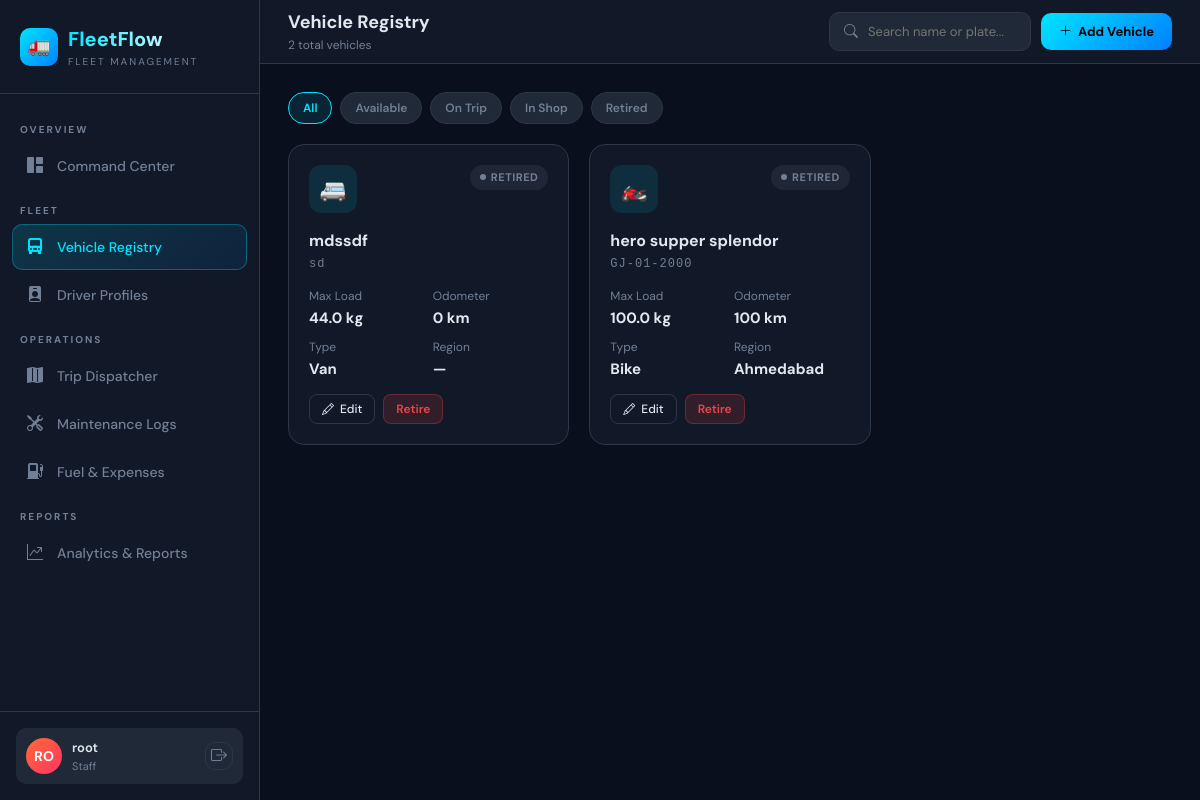
/vehicles/ (signed in), run on an earlier commit of the app's database.
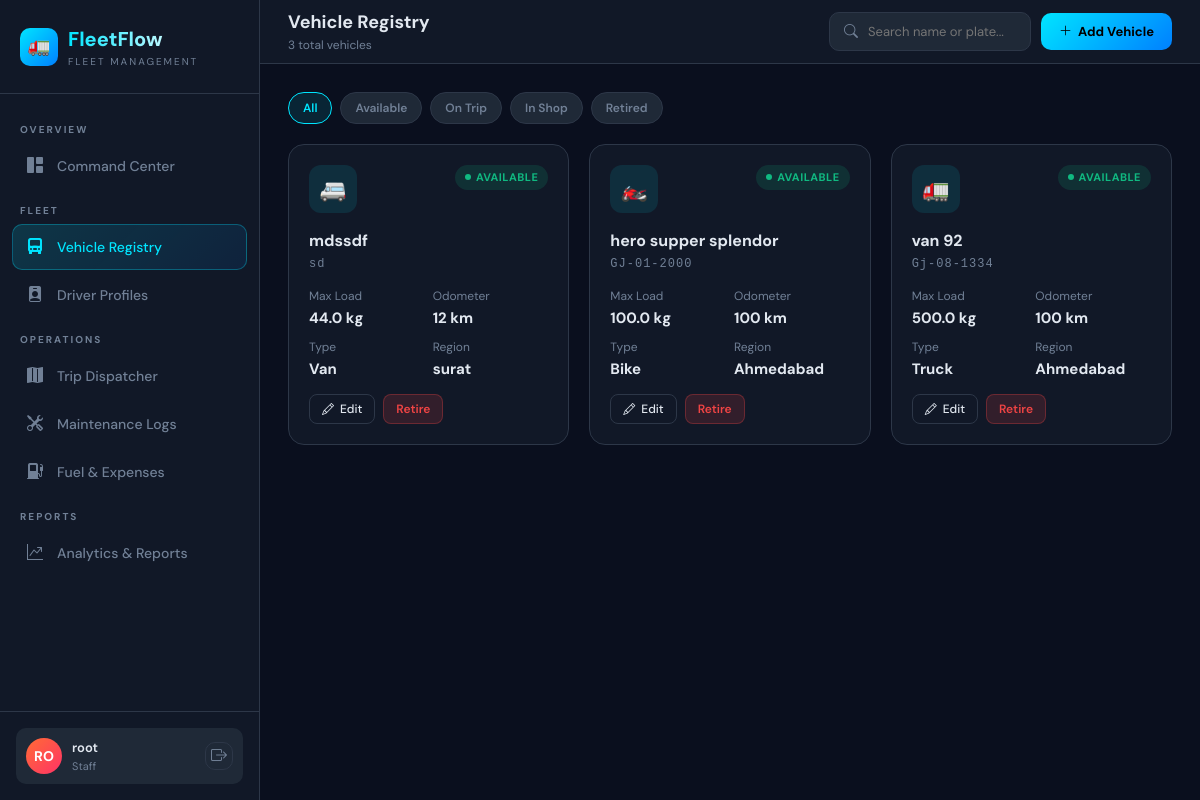
And on a later commit of the database.
### vehicles/models.py (models this page shows, shortened)
class Vehicle(models.Model):
    VEHICLE_TYPE = [
        ('truck', 'Truck'),
        ('van', 'Van'),
        ('bike', 'Bike'),
    ]
    STATUS = [
        ('available', 'Available'),
        ('on_trip', 'On Trip'),
        ('in_shop', 'In Shop'),
        ('retired', 'Retired'),
    ]
    name = models.CharField(max_length=100)
    license_plate = models.CharField(max_length=20, unique=True)
    vehicle_type = models.CharField(max_length=10, choices=VEHICLE_TYPE)
    max_capacity_kg = models.FloatField()
    odometer = models.FloatField(default=0)
    status = models.CharField(max_length=20, choices=STATUS, default='available')
    region = models.CharField(max_length=100, blank=True)
    created_at = models.DateTimeField(auto_now_add=True)

### vehicles/views.py (the view)
# urls.py: path('', views.vehicle_list, name='vehicle_list'),
@login_required
def vehicle_list(request):
    group = get_group(request.user)
    if group not in ['Manager', 'Dispatcher']:
        messages.error(request, 'Access Denied!')
        return redirect_user(group)
    vehicles = Vehicle.objects.all()
    status = request.GET.get('status')
    q = request.GET.get('q')
    if status:
        vehicles = vehicles.filter(status=status)
    if q:
        vehicles = vehicles.filter(name__icontains=q) | vehicles.filter(license_plate__icontains=q)
    return render(request, 'vehicles/vehicle_list.html', {'vehicles': vehicles})

### vehicles/views.py (called while the page is built)
def get_group(user):
    if user.is_superuser:
        return 'Manager'
    group = user.groups.first()
    return group.name if group else ''

### templates/vehicles/vehicle_list.html (shortened to what this page needs)
{% extends 'base.html' %}
{% block topbar %}
<div class="topbar">
  <div>
    <div class="page-title">Vehicle Registry</div>
    <div class="page-subtitle">{{ vehicles.count }} total vehicles</div>
  </div>
  <div class="topbar-actions">
    <form method="get" style="display:flex">
      <div class="search-bar">
        <i class="bi bi-search"></i>
        <input name="q" placeholder="Search name or plate..." value="{{ request.GET.q }}">
      </div>
    </form>
    <a href="{% url 'vehicle_add' %}" class="btn-primary-ff">
      <i class="bi bi-plus-lg"></i> Add Vehicle
    </a>
  </div>
</div>
{% endblock %}
{% block content %}
<div class="filter-chips">
  <a href="{% url 'vehicle_list' %}" class="chip {% if not request.GET.status %}active{% endif %}">All</a>
  <a href="?status=available" class="chip {% if request.GET.status == 'available' %}active{% endif %}">Available</a>
  <a href="?status=on_trip" class="chip {% if request.GET.status == 'on_trip' %}active{% endif %}">On Trip</a>
  <a href="?status=in_shop" class="chip {% if request.GET.status == 'in_shop' %}active{% endif %}">In Shop</a>
  <a href="?status=retired" class="chip {% if request.GET.status == 'retired' %}active{% endif %}">Retired</a>
</div>
<div class="grid-3">
  {% for v in vehicles %}
  <div class="vehicle-card fade-up">
    <div class="vehicle-card-top">
      <div class="vehicle-type-icon">
        {% if v.vehicle_type == 'truck' %}🚛{% elif v.vehicle_type == 'van' %}🚐{% else %}🏍️{% endif %}
      </div>
      <span class="pill pill-{% if v.status == 'available' %}success{% elif v.status == 'on_trip' %}primary{% elif v.status == 'in_shop' %}warning{% else %}secondary{% endif %}">
        <span class="pill-dot"></span>{{ v.get_status_display }}
      </span>
    </div>
    <div class="vehicle-name">{{ v.name }}</div>
    <div class="vehicle-plate">{{ v.license_plate }}</div>
    <div class="vehicle-stats">
      <div class="vehicle-stat">Max Load <span>{{ v.max_capacity_kg }} kg</span></div>
      <div class="vehicle-stat">Odometer <span>{{ v.odometer|floatformat:0 }} km</span></div>
      <div class="vehicle-stat">Type <span>{{ v.get_vehicle_type_display }}</span></div>
      <div class="vehicle-stat">Region <span>{{ v.region|default:"—" }}</span></div>
    </div>
    <div style="display:flex;gap:8px;margin-top:14px">
      <a href="{% url 'vehicle_edit' v.pk %}" class="btn-outline-ff btn-sm-ff">
        <i class="bi bi-pencil"></i> Edit
      </a>
      <a href="{% url 'vehicle_delete' v.pk %}" class="btn-danger-ff">Retire</a>
    </div>
  </div>
  {% empty %}
  <div style="grid-column:1/-1;text-align:center;padding:60px;color:var(--text-muted)">
    <i class="bi bi-truck-front" style="font-size:48px;display:block;margin-bottom:12px"></i>
    No vehicles found. <a href="{% url 'vehicle_add' %}" style="color:var(--accent)">Add one!</a>
  </div>
  {% endfor %}
</div>
{% endblock %}

### templates/base.html (shortened to what this page needs)
{% load static %}
<!DOCTYPE html>
<html lang="en">
<head>
<link href="https://cdnjs.cloudflare.com/ajax/libs/bootstrap/5.3.2/css/bootstrap.min.css" rel="stylesheet">
<link href="https://cdnjs.cloudflare.com/ajax/libs/bootstrap-icons/1.11.3/font/bootstrap-icons.min.css" rel="stylesheet">
<link rel="stylesheet" href="{% static 'css/main.css' %}">
</head>
<body>
<div style="display:flex">
  <div class="sidebar">
    <div class="sidebar-brand">
      <div class="brand-logo">
        <div class="brand-icon">🚛</div>
        <div>
          <div class="brand-name">FleetFlow</div>
          <div class="brand-tag">Fleet Management</div>
        </div>
      </div>
    </div>
    <nav class="sidebar-nav">
      {% if request.user.is_superuser or request.user.groups.first.name == 'Manager' %}
      <div class="nav-section">Overview</div>
      <a class="nav-item {% if request.resolver_match.url_name == 'dashboard' %}active{% endif %}" href="{% url 'dashboard' %}">
        <i class="bi bi-grid-1x2-fill"></i> Command Center
      </a>
      {% endif %}
      {% if request.user.is_superuser or request.user.groups.first.name == 'Manager' or request.user.groups.first.name == 'Dispatcher' or request.user.groups.first.name == 'Safety Officer' %}
      <div class="nav-section">Fleet</div>
      {% endif %}
      {% if request.user.is_superuser or request.user.groups.first.name == 'Manager' or request.user.groups.first.name == 'Dispatcher' %}
      <a class="nav-item {% if 'vehicle' in request.path %}active{% endif %}" href="{% url 'vehicle_list' %}">
        <i class="bi bi-truck-front-fill"></i> Vehicle Registry
      </a>
      {% endif %}
      {% if request.user.is_superuser or request.user.groups.first.name == 'Manager' or request.user.groups.first.name == 'Safety Officer' %}
      <a class="nav-item {% if 'driver' in request.path %}active{% endif %}" href="{% url 'driver_list' %}">
        <i class="bi bi-person-badge-fill"></i> Driver Profiles
      </a>
      {% endif %}
      {% if request.user.is_superuser or request.user.groups.first.name == 'Manager' or request.user.groups.first.name == 'Dispatcher' %}
      <div class="nav-section">Operations</div>
      <a class="nav-item {% if 'trip' in request.path %}active{% endif %}" href="{% url 'trip_list' %}">
        <i class="bi bi-map-fill"></i> Trip Dispatcher
      </a>
      <a class="nav-item {% if 'maintenance' in request.path %}active{% endif %}" href="{% url 'maintenance_list' %}">
        <i class="bi bi-tools"></i> Maintenance Logs
      </a>
      <a class="nav-item {% if 'expense' in request.path or 'fuel' in request.path %}active{% endif %}" href="{% url 'expense_list' %}">
        <i class="bi bi-fuel-pump-fill"></i> Fuel & Expenses
      </a>
      {% endif %}
      {% if request.user.is_superuser or request.user.groups.first.name == 'Manager' or request.user.groups.first.name == 'Analyst' %}
      <div class="nav-section">Reports</div>
      <a class="nav-item {% if 'analytics' in request.path %}active{% endif %}" href="{% url 'analytics' %}">
        <i class="bi bi-graph-up-arrow"></i> Analytics & Reports
      </a>
      {% endif %}
    </nav>
    <div class="sidebar-footer">
      <div class="user-card">
        <div class="user-avatar">{{ request.user.username|slice:":2"|upper }}</div>
        <div>
          <div class="user-name">{{ request.user.get_full_name|default:request.user.username }}</div>
          <div class="user-role">{{ request.user.groups.first|default:"Staff" }}</div>
        </div>
        <a href="{% url 'logout' %}" class="btn-icon" style="margin-left:auto;width:28px;height:28px">
          <i class="bi bi-box-arrow-right"></i>
        </a>
      </div>
    </div>
  </div>
  <div class="main-content">
    {% block topbar %}{% endblock %}
    <div class="content-area">
      {% block content %}{% endblock %}
    </div>
  </div>
</div>
</body>
</html>

What changed in the data, as far as the page shows it:
changed Vehicle "mdssdf": status "RETIRED" → "AVAILABLE"; odometer "0" → "12"; region "—" → "surat"
changed Vehicle "hero supper splendor": status "RETIRED" → "AVAILABLE"
added Vehicle: status "AVAILABLE", name "van 92", license_plate "Gj-08-1334", max_capacity_kg "500.0", odometer "100", vehicle_type "Truck", region "Ahmedabad"
Also different on the page:
{{ vehicles.count }}: "2" → "3"
